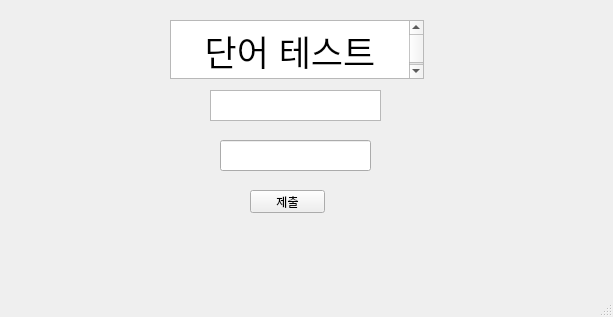
<?xml version="1.0" encoding="UTF-8"?>
<ui version="4.0">
 <class>EnglishTest</class>
 <widget class="QMainWindow" name="EnglishTest">
  <property name="geometry">
   <rect>
    <x>0</x>
    <y>0</y>
    <width>613</width>
    <height>317</height>
   </rect>
  </property>
  <property name="windowTitle">
   <string>MainWindow</string>
  </property>
  <widget class="QWidget" name="centralwidget">
   <widget class="QPushButton" name="pushButton">
    <property name="geometry">
     <rect>
      <x>250</x>
      <y>190</y>
      <width>75</width>
      <height>23</height>
     </rect>
    </property>
    <property name="maximumSize">
     <size>
      <width>75</width>
      <height>31</height>
     </size>
    </property>
    <property name="text">
     <string>제출</string>
    </property>
   </widget>
   <widget class="QTextEdit" name="textEdit">
    <property name="geometry">
     <rect>
      <x>170</x>
      <y>20</y>
      <width>254</width>
      <height>59</height>
     </rect>
    </property>
    <property name="maximumSize">
     <size>
      <width>261</width>
      <height>61</height>
     </size>
    </property>
    <property name="html">
     <string>&lt;!DOCTYPE HTML PUBLIC &quot;-//W3C//DTD HTML 4.0//EN&quot; &quot;http://www.w3.org/TR/REC-html40/strict.dtd&quot;&gt;
&lt;html&gt;&lt;head&gt;&lt;meta name=&quot;qrichtext&quot; content=&quot;1&quot; /&gt;&lt;meta charset=&quot;utf-8&quot; /&gt;&lt;style type=&quot;text/css&quot;&gt;
p, li { white-space: pre-wrap; }
hr { height: 1px; border-width: 0; }
li.unchecked::marker { content: &quot;\2610&quot;; }
li.checked::marker { content: &quot;\2612&quot;; }
&lt;/style&gt;&lt;/head&gt;&lt;body style=&quot; font-family:'맑은 고딕'; font-size:9pt; font-weight:400; font-style:normal;&quot;&gt;
&lt;p align=&quot;center&quot; style=&quot; margin-top:0px; margin-bottom:0px; margin-left:0px; margin-right:0px; -qt-block-indent:0; text-indent:0px;&quot;&gt;&lt;span style=&quot; font-size:26pt;&quot;&gt;단어 테스트&lt;/span&gt;&lt;/p&gt;&lt;/body&gt;&lt;/html&gt;</string>
    </property>
   </widget>
   <widget class="QPlainTextEdit" name="plainTextEdit">
    <property name="geometry">
     <rect>
      <x>210</x>
      <y>90</y>
      <width>171</width>
      <height>31</height>
     </rect>
    </property>
   </widget>
   <widget class="QLineEdit" name="lineEdit">
    <property name="geometry">
     <rect>
      <x>220</x>
      <y>140</y>
      <width>151</width>
      <height>31</height>
     </rect>
    </property>
   </widget>
  </widget>
  <widget class="QStatusBar" name="statusbar"/>
 </widget>
 <resources/>
 <connections/>
</ui>
